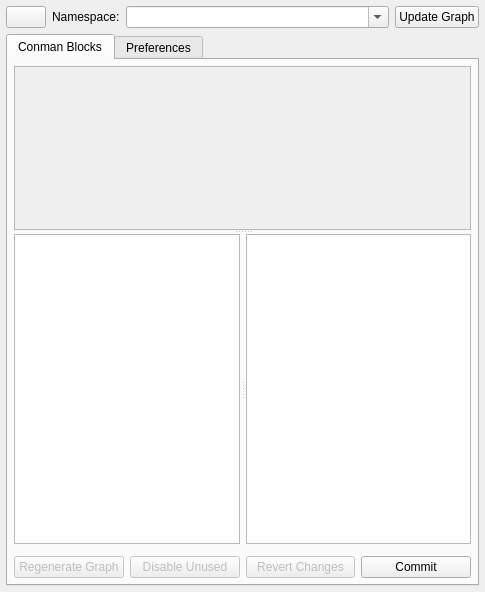
<?xml version="1.0" encoding="UTF-8"?>
<ui version="4.0">
 <class>conman</class>
 <widget class="QWidget" name="conman">
  <property name="geometry">
   <rect>
    <x>0</x>
    <y>0</y>
    <width>485</width>
    <height>592</height>
   </rect>
  </property>
  <property name="windowTitle">
   <string>Conman</string>
  </property>
  <layout class="QVBoxLayout" name="verticalLayout">
   <property name="margin">
    <number>6</number>
   </property>
   <item>
    <layout class="QHBoxLayout" name="horizontalLayout_2">
     <item>
      <widget class="QPushButton" name="ns_refresh_button">
       <property name="toolTip">
        <string>Refresh available namespaces.</string>
       </property>
       <property name="text">
        <string/>
       </property>
      </widget>
     </item> 
     <item>
      <widget class="QLabel" name="label">
       <property name="text">
        <string>Namespace:</string>
       </property>
      </widget>
     </item>
     <item>
      <widget class="ExtendedComboBox" name="namespace_input">
       <property name="sizePolicy">
        <sizepolicy hsizetype="Expanding" vsizetype="Fixed">
         <horstretch>1</horstretch>
         <verstretch>0</verstretch>
        </sizepolicy>
       </property>
       <property name="minimumSize">
        <size>
          <width>100</width>
          <height>0</height>
        </size>
       </property>
       <property name="toolTip">
        <string>Conman namespace graph to display.</string>
       </property>
       <property name="editable">
        <bool>true</bool>
       </property>
       <property name="sizeAdjustPolicy">
        <enum>QComboBox::AdjustToMinimumContentsLength</enum>
       </property>
      </widget>
     </item>
     <item>
      <widget class="QPushButton" name="refresh_button">
       <property name="text">
        <string>Update Graph</string>
       </property>
      </widget>
     </item>
    </layout>
   </item>
   <item>
    <widget class="QTabWidget" name="tabWidget">
     <property name="tabShape">
      <enum>QTabWidget::Rounded</enum>
     </property>
     <property name="currentIndex">
      <number>0</number>
     </property>
     <property name="usesScrollButtons">
      <bool>true</bool>
     </property>
     <widget class="QWidget" name="blocks_tab">
      <attribute name="title">
       <string>Conman Blocks</string>
      </attribute>
      <layout class="QVBoxLayout" name="verticalLayout_3">
       <property name="margin">
        <number>0</number>
       </property>
       <item>
        <widget class="QFrame" name="frame">
         <property name="sizePolicy">
          <sizepolicy hsizetype="Expanding" vsizetype="Expanding">
           <horstretch>0</horstretch>
           <verstretch>0</verstretch>
          </sizepolicy>
         </property>
         <property name="frameShape">
          <enum>QFrame::NoFrame</enum>
         </property>
         <property name="frameShadow">
          <enum>QFrame::Raised</enum>
         </property>
         <layout class="QHBoxLayout" name="horizontalLayout">
          <property name="margin">
           <number>6</number>
          </property>
          <item>
           <widget class="QSplitter" name="splitter_2">
            <property name="orientation">
             <enum>Qt::Vertical</enum>
            </property>
            <widget class="QFrame" name="xdot_frame">
             <property name="frameShape">
              <enum>QFrame::StyledPanel</enum>
             </property>
             <property name="frameShadow">
              <enum>QFrame::Sunken</enum>
             </property>
             <layout class="QVBoxLayout" name="verticalLayout_2">
              <property name="spacing">
               <number>0</number>
              </property>
              <property name="margin">
               <number>0</number>
              </property>
              <item>
               <layout class="QVBoxLayout" name="verticalLayout_4">
                <item>
                 <widget class="DotWidget" name="xdot_widget" native="true">
                  <property name="sizePolicy">
                   <sizepolicy hsizetype="Expanding" vsizetype="Expanding">
                    <horstretch>0</horstretch>
                    <verstretch>0</verstretch>
                   </sizepolicy>
                  </property>
                  <property name="minimumSize">
                   <size>
                    <width>100</width>
                    <height>100</height>
                   </size>
                  </property>
                  <property name="cursor">
                   <cursorShape>PointingHandCursor</cursorShape>
                  </property>
                  <property name="mouseTracking">
                   <bool>true</bool>
                  </property>
                  <property name="focusPolicy">
                   <enum>Qt::NoFocus</enum>
                  </property>
                  <property name="contextMenuPolicy">
                   <enum>Qt::ActionsContextMenu</enum>
                  </property>
                  <property name="autoFillBackground">
                   <bool>true</bool>
                  </property>
                  <property name="styleSheet">
                   <string notr="true"/>
                  </property>
                 </widget>
                </item>
               </layout>
              </item>
             </layout>
            </widget>
            <widget class="QSplitter" name="splitter">
             <property name="orientation">
              <enum>Qt::Horizontal</enum>
             </property>
             <property name="handleWidth">
              <number>6</number>
             </property>
             <widget class="QTableView" name="groups_table">
              <property name="editTriggers">
               <set>QAbstractItemView::NoEditTriggers</set>
              </property>
              <property name="alternatingRowColors">
               <bool>true</bool>
              </property>
              <property name="gridStyle">
               <enum>Qt::NoPen</enum>
              </property>
              <property name="sortingEnabled">
               <bool>true</bool>
              </property>
              <property name="cornerButtonEnabled">
               <bool>false</bool>
              </property>
              <attribute name="horizontalHeaderVisible">
               <bool>true</bool>
              </attribute>
              <attribute name="horizontalHeaderCascadingSectionResizes">
               <bool>true</bool>
              </attribute>
              <attribute name="horizontalHeaderDefaultSectionSize">
               <number>40</number>
              </attribute>
              <attribute name="horizontalHeaderHighlightSections">
               <bool>false</bool>
              </attribute>
              <attribute name="horizontalHeaderShowSortIndicator" stdset="0">
               <bool>true</bool>
              </attribute>
              <attribute name="horizontalHeaderStretchLastSection">
               <bool>true</bool>
              </attribute>
              <attribute name="verticalHeaderVisible">
               <bool>false</bool>
              </attribute>
              <attribute name="verticalHeaderDefaultSectionSize">
               <number>20</number>
              </attribute>
              <attribute name="verticalHeaderHighlightSections">
               <bool>false</bool>
              </attribute>
              <attribute name="verticalHeaderMinimumSectionSize">
               <number>16</number>
              </attribute>
             </widget>
             <widget class="QTableView" name="blocks_table">
              <property name="frameShape">
               <enum>QFrame::StyledPanel</enum>
              </property>
              <property name="frameShadow">
               <enum>QFrame::Sunken</enum>
              </property>
              <property name="lineWidth">
               <number>1</number>
              </property>
              <property name="editTriggers">
               <set>QAbstractItemView::NoEditTriggers</set>
              </property>
              <property name="alternatingRowColors">
               <bool>true</bool>
              </property>
              <property name="gridStyle">
               <enum>Qt::NoPen</enum>
              </property>
              <attribute name="horizontalHeaderCascadingSectionResizes">
               <bool>true</bool>
              </attribute>
              <attribute name="horizontalHeaderHighlightSections">
               <bool>false</bool>
              </attribute>
              <attribute name="horizontalHeaderShowSortIndicator" stdset="0">
               <bool>true</bool>
              </attribute>
              <attribute name="horizontalHeaderStretchLastSection">
               <bool>true</bool>
              </attribute>
              <attribute name="verticalHeaderVisible">
               <bool>false</bool>
              </attribute>
              <attribute name="verticalHeaderDefaultSectionSize">
               <number>20</number>
              </attribute>
              <attribute name="verticalHeaderHighlightSections">
               <bool>false</bool>
              </attribute>
             </widget>
            </widget>
           </widget>
          </item>
         </layout>
        </widget>
       </item>
       <item>
        <layout class="QHBoxLayout" name="horizontalLayout_3">
         <property name="leftMargin">
          <number>6</number>
         </property>
         <property name="topMargin">
          <number>0</number>
         </property>
         <property name="rightMargin">
          <number>6</number>
         </property>
         <property name="bottomMargin">
          <number>6</number>
         </property>
         <item>
          <widget class="QPushButton" name="regenerate_graph_button">
           <property name="enabled">
            <bool>false</bool>
           </property>
           <property name="text">
            <string>Regenerate Graph</string>
           </property>
          </widget>
         </item>
         <item>
          <widget class="QPushButton" name="disable_unused_button">
           <property name="enabled">
            <bool>false</bool>
           </property>
           <property name="text">
            <string>Disable Unused</string>
           </property>
          </widget>
         </item>
         <item>
          <widget class="QPushButton" name="revert_button">
           <property name="enabled">
            <bool>false</bool>
           </property>
           <property name="text">
            <string>Revert Changes</string>
           </property>
          </widget>
         </item>
         <item>
          <widget class="QPushButton" name="commit_button">
           <property name="text">
            <string>Commit</string>
           </property>
          </widget>
         </item>
        </layout>
       </item>
      </layout>
     </widget>
     <widget class="QWidget" name="preferences_tab">
      <attribute name="title">
       <string>Preferences</string>
      </attribute>
      <widget class="QWidget" name="verticalLayoutWidget">
       <property name="geometry">
        <rect>
         <x>10</x>
         <y>10</y>
         <width>361</width>
         <height>116</height>
        </rect>
       </property>
       <layout class="QVBoxLayout" name="verticalLayout_5">
        <item>
         <layout class="QHBoxLayout" name="horizontalLayout_4">
          <item>
           <widget class="QCheckBox" name="checkBox">
            <property name="enabled">
             <bool>false</bool>
            </property>
            <property name="text">
             <string>Continuous Polling</string>
            </property>
           </widget>
          </item>
          <item>
           <widget class="QLabel" name="label_2">
            <property name="text">
             <string>Rate (Hz):</string>
            </property>
            <property name="alignment">
             <set>Qt::AlignRight|Qt::AlignTrailing|Qt::AlignVCenter</set>
            </property>
           </widget>
          </item>
          <item>
           <widget class="QDoubleSpinBox" name="doubleSpinBox">
            <property name="enabled">
             <bool>false</bool>
            </property>
           </widget>
          </item>
         </layout>
        </item>
        <item>
         <widget class="QCheckBox" name="verify_commit_checkbox">
          <property name="enabled">
           <bool>false</bool>
          </property>
          <property name="text">
           <string>Verify Commit</string>
          </property>
          <property name="checked">
           <bool>false</bool>
          </property>
         </widget>
        </item>
        <item>
         <widget class="QCheckBox" name="generate_graph_checkbox">
          <property name="text">
           <string>Auto-generate Graph</string>
          </property>
          <property name="checked">
           <bool>true</bool>
          </property>
         </widget>
        </item>
        <item>
         <widget class="QCheckBox" name="force_enable_checkbox">
          <property name="text">
           <string>Force-enable Blocks</string>
          </property>
          <property name="checked">
           <bool>true</bool>
          </property>
         </widget>
        </item>
       </layout>
      </widget>
     </widget>
    </widget>
   </item>
  </layout>
 </widget>
 <customwidgets>
  <customwidget>
   <class>DotWidget</class>
   <extends>QWidget</extends>
   <header>xdot.xdot_qt</header>
  </customwidget>
  <customwidget>
   <class>ExtendedComboBox</class>
   <extends>QComboBox</extends>
   <header>rqt_py_common.extended_combo_box</header>
  </customwidget>
 </customwidgets>
 <resources/>
 <connections/>
</ui>
